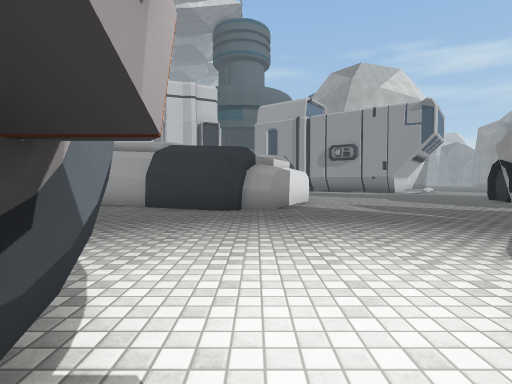
[1] (above)

24 first-person views from a walk through a 3-D level made in the Unity game engine. The camera is 1.3 m above the floor, tilts 2° down and sees 80° across. The floor is counted in squares, 2 m on a side. Each view is taken from the middle of a square. On the plan, view 1 faces up. The plan holds only what a view shows up to about 10 squares ahead; the rest is blank. The place goes on beyond the plan. The player character is not drawn. Some surface patterns are stand-ins.

[2]
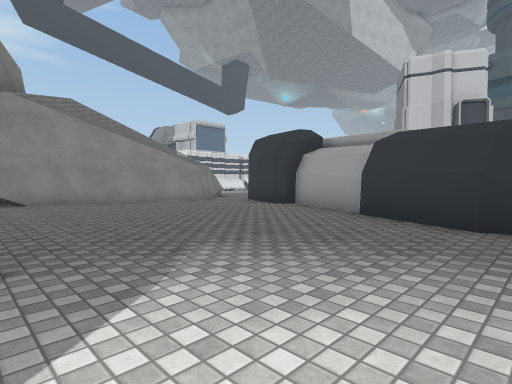

[3]
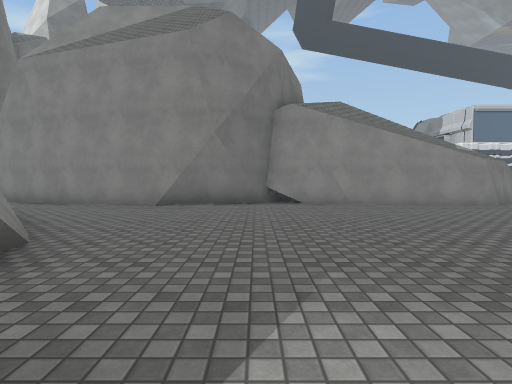

[4]
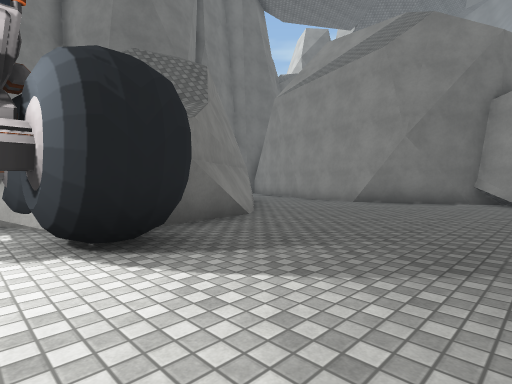

[5]
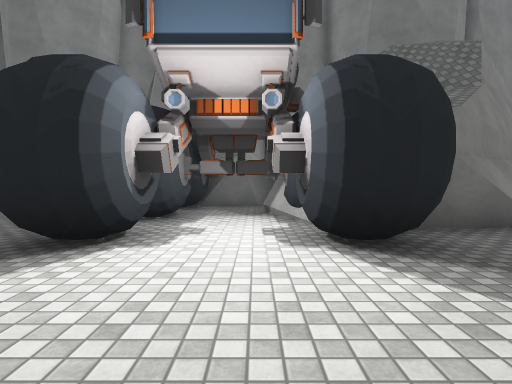

[6]
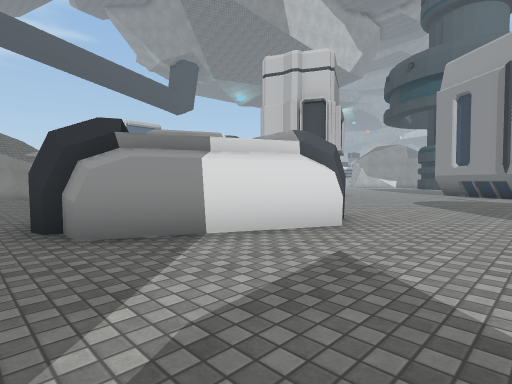

[7]
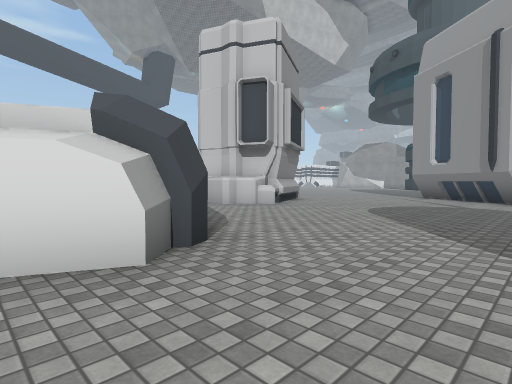

[8]
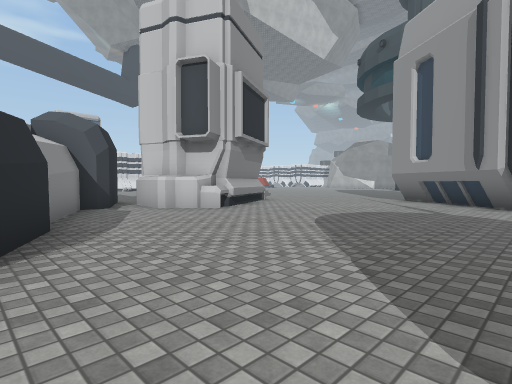

[9]
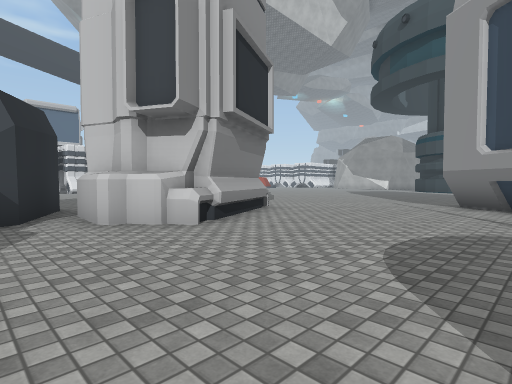

[10]
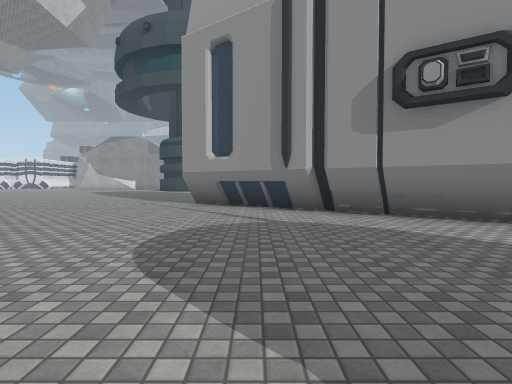

[11]
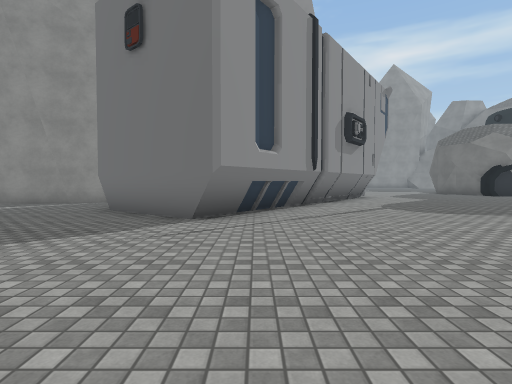

[12]
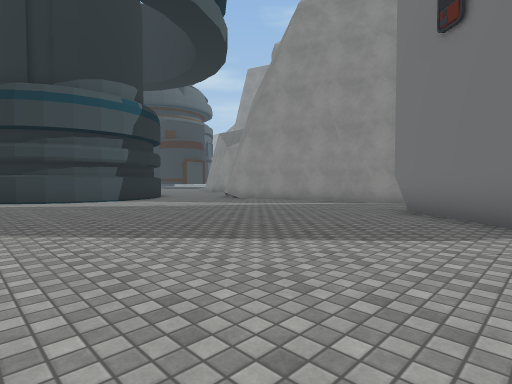

[13]
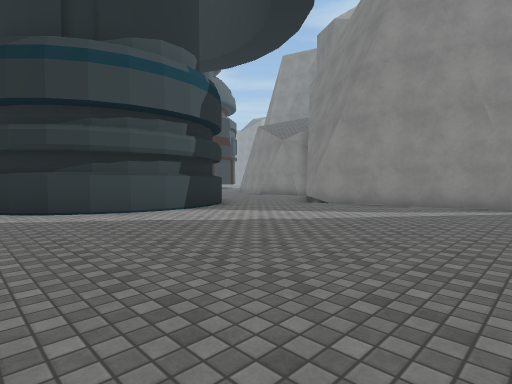

[14]
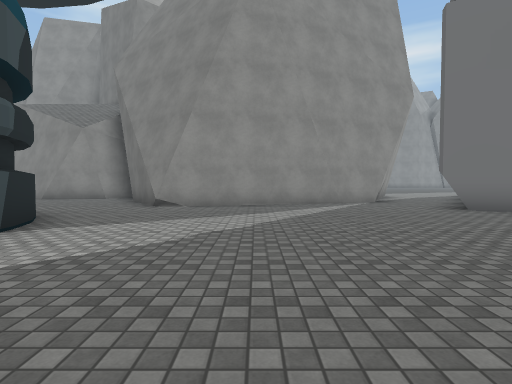

[15]
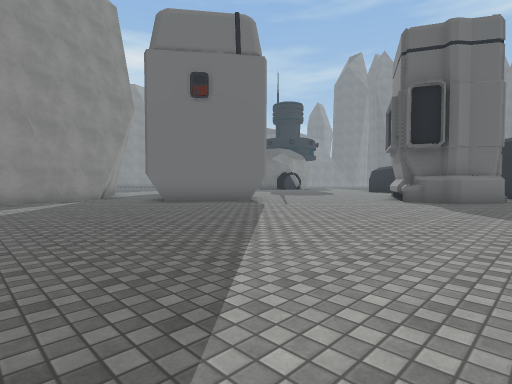

[16]
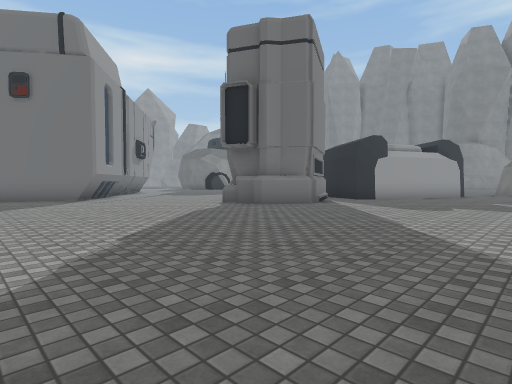

[17]
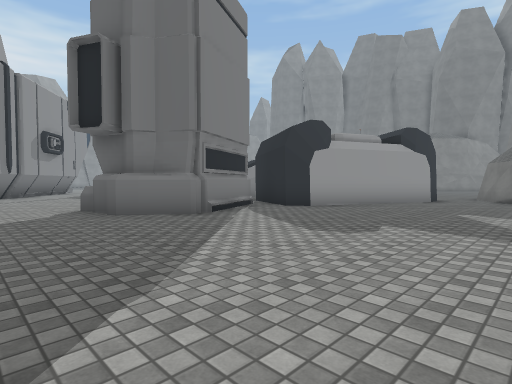

[18]
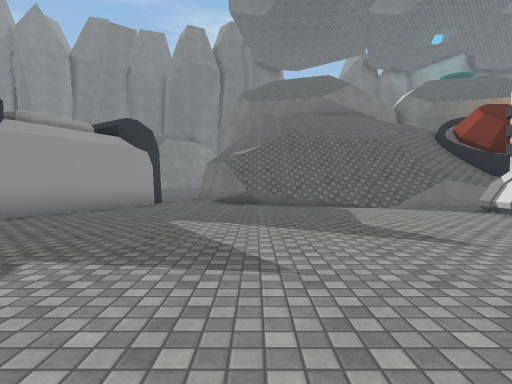

[19]
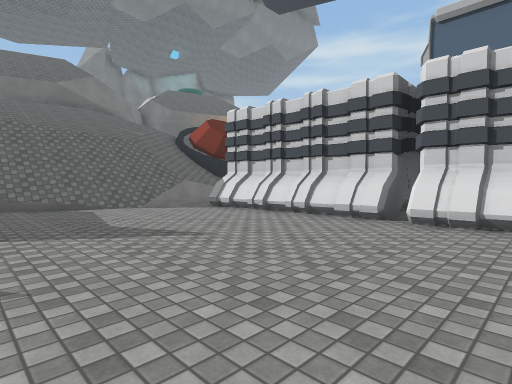

[20]
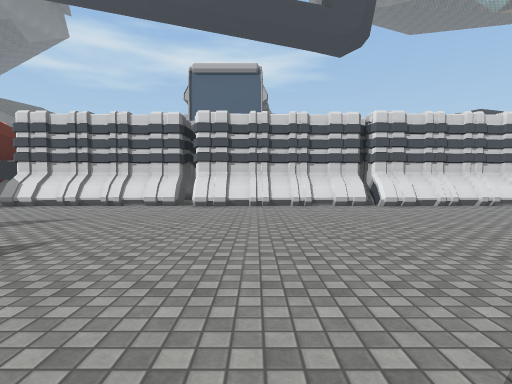

[21]
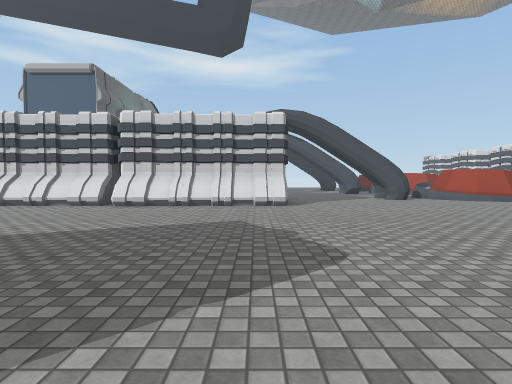

[22]
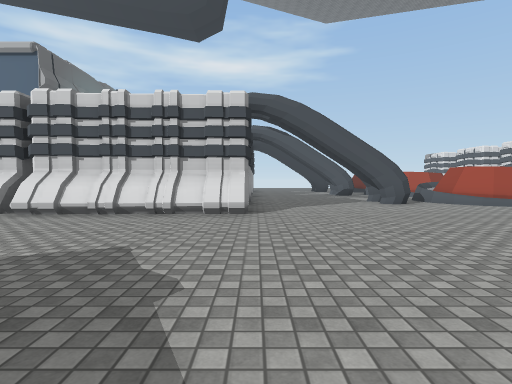

[23]
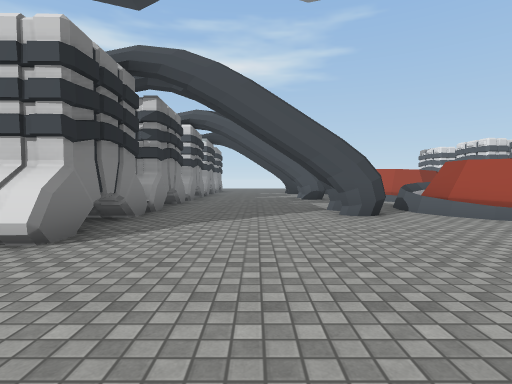

[24]
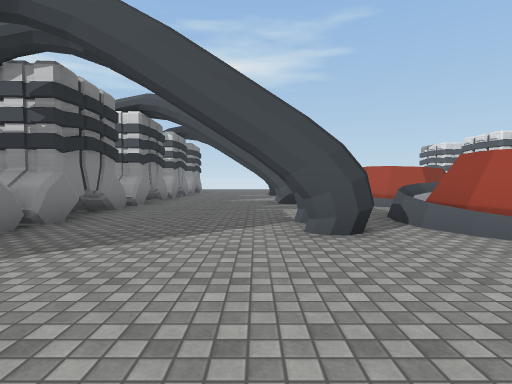

### Floor plan
Key: @ floor where view 1 was taken; # wall or solid block; . floor; / step, stairs or slope; = window, fence, low wall or low ledge; ^ raised ledge; v drop or lower ground; B building.
Columns run from 24 left of view 1 to 5 right of it. Each row starts with its distance up from view 1.
 33 #/.=##=..           B###B....#
 32    .......          ........##
 31 #...##.....        ........##
 30 .............      ........##
 29 ..............   ...........#
 28 ...............  ...........#
 27 ##.....##....... ...........##
 26 ###^####^....................#
 25        ##....................#
 24        ##.................# ..
 23        ##................##
 22        ##...............##
 21        #^................##
 20        ##.................###
 19        ##..........##.......##
 18        ##..........###.......#
 17        ##..........###........
 16        #^..........####.......
 15        ##...........##........
 14        ##.........###.........
 13        ##........## #.........
 12         .........#  ####.....
 11        ==/////..##     ###...
 10      #/////////.##       #....
  9      ##/////////.#####   #....
  8           /////#.....#####....
  7            ////#.......##.....
  6             ////..............
  5             //v..............
  4             //#..............
  3             ###.............
  2              ##............
  1               #.......##.##.
  0               ##.....###@.#.
 -1               ##...### #..#
 -2               #...##   ####
 -3               #..        ##

Positions as (right, up) in squares from view 1, and headings:
1: (0, 0), facing up
2: (0, 2), facing up-left
3: (-1, 2), facing left
4: (0, 4), facing down-left
5: (0, 4), facing down
6: (4, 6), facing up-left
7: (4, 9), facing up-left
8: (4, 11), facing up-left
9: (2, 13), facing up-left
10: (2, 13), facing up
11: (-5, 21), facing right
12: (-5, 22), facing up-right
13: (-5, 26), facing up-right
14: (-5, 29), facing right
15: (-7, 29), facing down-right
16: (-11, 25), facing down-right
17: (-11, 21), facing down-right
18: (-11, 19), facing down
19: (-11, 19), facing down-left
20: (-8, 19), facing left
21: (-8, 26), facing left
22: (-10, 27), facing left
23: (-13, 29), facing left
24: (-15, 30), facing left
